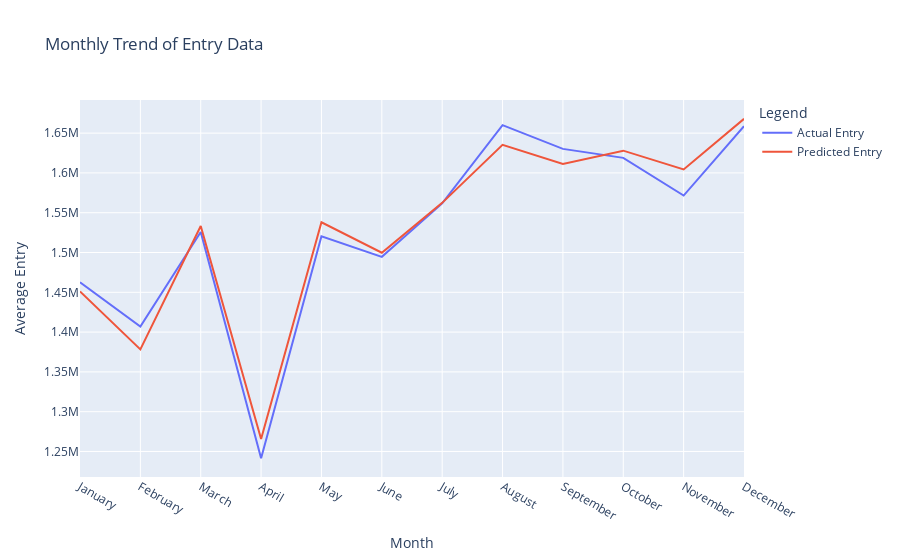

Notebook cell for this chart:
### Code cell
# Extract the month from the 'Date Time' column
df_pred_with_time['month'] = df_pred_with_time['Date Time'].dt.month

# Aggregate the actual and predicted values by month
monthly_trend = df_pred_with_time.groupby('month').agg({
    'Actual Entry': 'sum',
    'Predicted Entry': 'sum'
}).reset_index()

# Map month numbers to month names
month_names = {1: 'January', 2: 'February', 3: 'March', 4: 'April', 5: 'May', 6: 'June', 7: 'July', 8: 'August', 9: 'September', 10: 'October', 11: 'November', 12: 'December'}
monthly_trend['month_name'] = monthly_trend['month'].map(month_names)

# Display the aggregated data
print(monthly_trend)

# Create a Plotly figure for the monthly trend based on actual and predicted values
fig = px.line(monthly_trend, x='month_name', y=['Actual Entry', 'Predicted Entry'], title='Monthly Trend of Entry Data')

# Update layout for better visualization
fig.update_layout(
    xaxis_title='Month',
    yaxis_title='Average Entry',
    legend_title='Legend'
)

# Show the plot
fig.show()

### Figure 1 — Plotly figure (JSON) as saved in the notebook; plotly's stock layout.template omitted (floating-point values rounded to 4 significant figures)
{"data": [{"hovertemplate": "variable=Actual Entry<br>month_name=%{x}<br>value=%{y}<extra></extra>", "legendgroup": "Actual Entry", "line": {"color": "#636efa", "dash": "solid"}, "marker": {"symbol": "circle"}, "mode": "lines", "name": "Actual Entry", "orientation": "v", "showlegend": true, "type": "scatter", "x": ["January", "February", "March", "April", "May", "June", "July", "August", "September", "October", "November", "December"], "xaxis": "x", "y": [1462530, 1406923, 1525850, 1241611, 1520365, 1494518, 1561701, 1659979, 1630212, 1618931, 1571549, 1658644], "yaxis": "y"}, {"hovertemplate": "variable=Predicted Entry<br>month_name=%{x}<br>value=%{y}<extra></extra>", "legendgroup": "Predicted Entry", "line": {"color": "#EF553B", "dash": "solid"}, "marker": {"symbol": "circle"}, "mode": "lines", "name": "Predicted Entry", "orientation": "v", "showlegend": true, "type": "scatter", "x": ["January", "February", "March", "April", "May", "June", "July", "August", "September", "October", "November", "December"], "xaxis": "x", "y": [1451075, 1378219, 1533314, 1265564, 1537949, 1499689, 1562388, 1635276, 1611292, 1627973, 1604418, 1667948], "yaxis": "y"}], "layout": {"legend": {"title": {"text": "Legend"}, "tracegroupgap": 0}, "title": {"text": "Monthly Trend of Entry Data"}, "xaxis": {"anchor": "y", "domain": [0, 1], "title": {"text": "Month"}}, "yaxis": {"anchor": "x", "domain": [0, 1], "title": {"text": "Average Entry"}}}}
